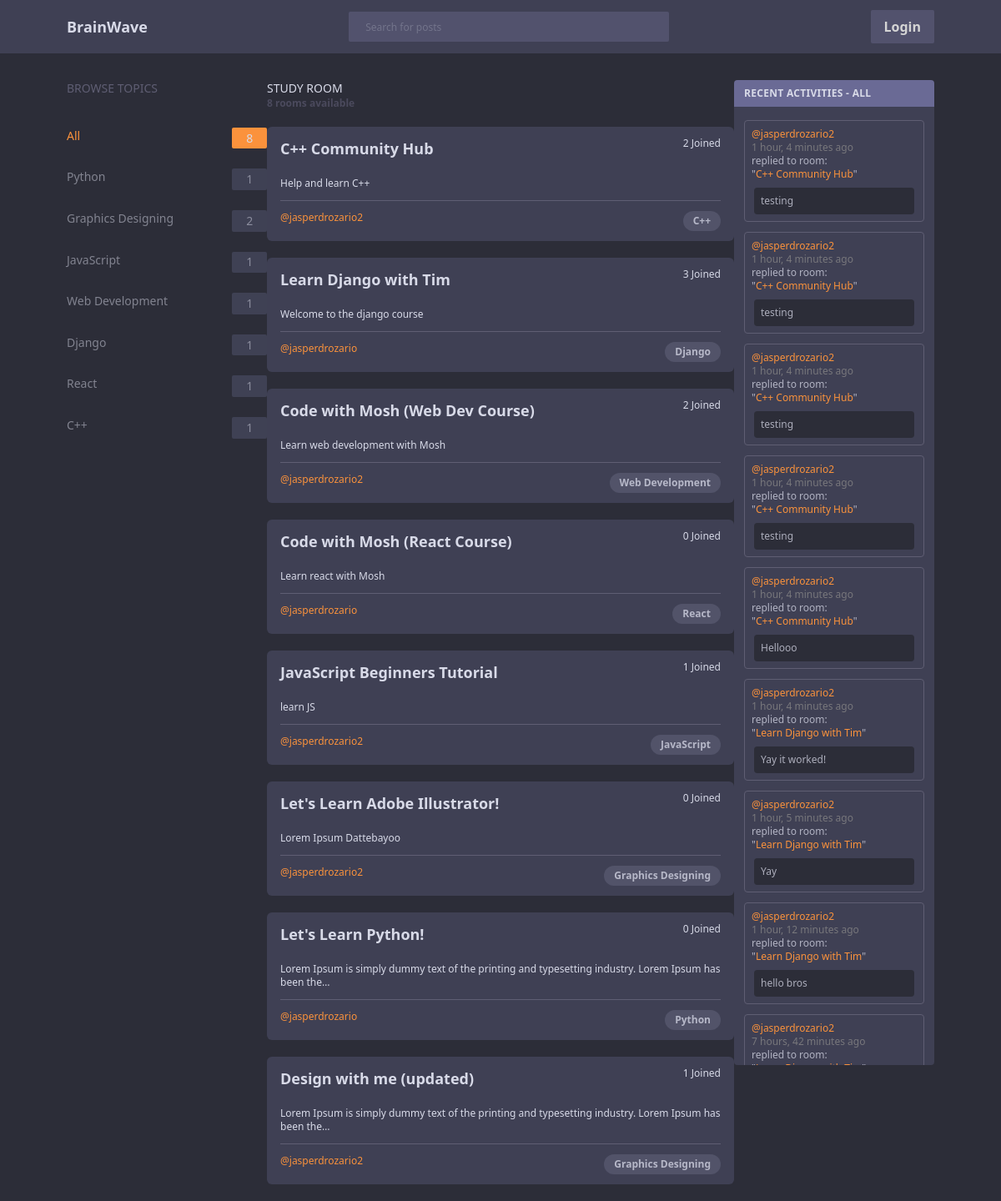
The page / on the database its author committed.
### base/models.py (models this page shows, shortened)
class Topic(models.Model):
    name = models.CharField(max_length=200)

class Room(models.Model):
    host = models.ForeignKey(User, on_delete=models.SET_NULL, null=True)
    topic = models.ForeignKey(Topic, on_delete=models.SET_NULL, related_name='rooms', null=True)
    name = models.CharField(max_length=200)
    description = models.TextField(null=True, blank=True, max_length=100)
    participants = models.ManyToManyField(User, related_name='participants', blank=True)
    updated = models.DateTimeField(auto_now=True)
    created = models.DateTimeField(auto_now_add=True)
    def __str__(self):
        return self.name
    class Meta:
        ordering = ['-updated', '-created']

class Message(models.Model):
    user = models.ForeignKey(User, on_delete=models.CASCADE)
    room = models.ForeignKey(Room, on_delete=models.CASCADE)
    body = models.TextField(max_length=1000)
    updated = models.DateTimeField(auto_now=True)
    created = models.DateTimeField(auto_now_add=True)
    class Meta:
        ordering = ['-updated', '-created']
    def __str__(self):
        return self.body[0:50]

### base/views.py (the view, shortened to what this page needs)
# urls.py: 2. Add a URL to urlpatterns:  path('', views.home, name='home')
def home(request):
  total_room_count = Room.objects.count()
  q = request.GET.get('q') if request.GET.get('q') != None else ''
  if len(q)>0 and ' ' in q[-1]:
    q = q.replace(' ', '+')
  print(q)
  rooms = Room.objects.filter(
    Q(topic__name__icontains = q) |
    Q(name__icontains = q) |
    Q(description__icontains = q)
  )
  room_count = rooms.count()
  if q == '':
    selected_topic = ''
  print(selected_topic)
  filtered_room_messages = []
  for room in rooms:
    room_messages = Message.objects.filter(room=room)
    filtered_room_messages.extend(room_messages)
  filtered_room_messages.sort(key=lambda event: event.created, reverse=True)
  topics = Topic.objects.all()
  isHomePage = True
  context = {'rooms': rooms, 'topics': topics, 'total_room_count': total_room_count, 'room_count': room_count, 'room_messages': filtered_room_messages, 'flag': isHomePage, 'selected_topic': selected_topic,}
  return render(request, 'base/home.html', context)

### base/templates/base/home.html
{% extends 'main.html' %} {% block content %}
<div class="flex justify-center">
  <div class="fixed left-[5rem] w-[15rem]">
    {% include 'base/topics_component.html' %}
  </div>
  <div class="flex-none w-[35rem]">
    {% include 'base/feed_component.html' %}
  </div>
  <div
    class="fixed rounded overflow-y-auto scrollbar-thin right-[5rem] w-[15rem] h-[82%]"
  >
    {% include 'base/activity_log_component.html' %}
  </div>
</div>
{% endblock %}

### base/templates/base/topics_component.html (shortened to what this page needs)
<p class="text-sm font-medium mb-[2.3rem] text-subtle-purple">BROWSE TOPICS</p>
<div class="flex justify-between text-sm font-medium mb-6 text-subtle-white/50">
  {% if selected_topic == '' %}
  <a class="text-orange-400" href="{% url 'home' %}">All</a>
  <div
    class="flex bg-orange-400 items-center justify-center rounded-sm w-[2.6rem] h-[1.6rem]"
  >
    <p class="text-subtle-white">{{total_room_count}}</p>
  </div>
  {% endif %}
</div>
{% for topic in topics %}
<div class="flex justify-between text-sm font-medium mb-6 text-subtle-white/50">
  {% if topic.name == selected_topic %}
  <a class="text-orange-400" href="{% url 'home' %}?q={{topic.name}}"
    >{{topic.name}}</a
  >
  <div
    class="flex bg-orange-400 items-center justify-center rounded-sm w-[2.6rem] h-[1.6rem]"
  >
    <p class="text-subtle-white">{{topic.rooms.all|length}}</p>
  </div>
  {% else %}
  <a class="hover:text-orange-400/75" href="{% url 'home' %}?q={{topic.name}}"
    >{{topic.name}}</a
  >
  <div
    class="flex bg-[#3F4154] items-center justify-center rounded-sm w-[2.6rem] h-[1.6rem]"
  >
    <p>{{topic.rooms.all|length}}</p>
  </div>
  {% endif %}
</div>
{% endfor %}

### base/templates/base/feed_component.html (shortened to what this page needs)
<div class="flex justify-between">
  <div class="flex-none">
    {% if not flag %}
    <p class="text-subtle-white text-sm font-medium">
      STUDY ROOM (@{{ user.username }})
    </p>
    {% else %}
    <p class="text-subtle-white text-sm font-medium">STUDY ROOM</p>
    {% endif %} {% if room_count > 1 %}
    <p class="text-xs font-bold text-[#4B4A5D]">
      {{room_count}} rooms available
    </p>
    {% elif room_count == 1 %}
    <p class="text-xs font-bold text-[#4B4A5D]">1 room available</p>
    {% else %}
    <p class="text-xs font-bold text-[#4B4A5D]">No rooms available</p>
    {% endif %}
  </div>
</div>
{% for room in rooms %}
<div
  class="my-5 py-3 px-4 rounded-md bg-theme-secondary hover:scale-[1.02] transition-transform duration-300"
>
  <div class="flex justify-between">
    <p class="mb-5 text-subtle-white text-lg font-semibold hover:underline">
      <a href="{% url 'room' room.id %}">{{room.name}}</a>
    </p>
    <p class="mb-3 text-xs font-medium text-subtle-white">
      {{room.participants.all|length}} Joined
    </p>
  </div>
  <div>
    <p class="mb-3 text-xs text-subtle-white">
      {{room.description|truncatechars:100}}
    </p>
    <hr class="border-t-[1px] border-subtle-purple" />
  </div>
  <div class="flex justify-between mt-3">
    <div class="flex-none">
      <p class="text-orange-400 text-xs hover:underline">
        <a href="{% url 'user-profile' room.host.id %}"
          >@{{room.host.username}}</a
        >
      </p>
    </div>
    <div class="flex-none px-3 py-1 rounded-xl bg-[#525369]">
      <p class="text-subtle-white/75 text-xs font-bold">{{room.topic.name}}</p>
    </div>
  </div>
</div>
{% endfor %}

### base/templates/base/activity_log_component.html
<div class="bg-theme-secondary">
  <p
    class="text-xs font-bold px-3 py-2 text-subtle-white tracking-wide bg-light-lavender"
  >
    {% if flag %} RECENT ACTIVITIES - ALL {% else %} RECENT ACTIVITIES -
    @{{user.username}} {% endif %}
  </p>
  <div class="py-1">
    {% for message in room_messages %}
    <div class="rounded border-subtle-purple p-2 m-3 border-[0.3px]">
      <p class="text-xs text-orange-400">
        <a href="{% url 'user-profile' message.user.id %}">@{{message.user}}</a>
      </p>
      <p class="text-xs text-[#78777C] font-medium">
        {{message.created|timesince}} ago
      </p>
      <p class="text-xs text-subtle-white/75">
        replied to room: <br />
        "<a class="text-orange-400" href="{% url 'room' message.room.id %}"
          >{{message.room}}</a
        >"
      </p>
      <div class="mx-[3px] mt-2 p-2 rounded bg-theme-primary">
        <p class="text-xs text-subtle-white/75">{{message}}</p>
      </div>
    </div>
    {% endfor %}
  </div>
</div>

### static/styles/main.css (style rules this page uses)
html, :host { line-height: 1.5; -webkit-text-size-adjust: 100%; -moz-tab-size: 4; -o-tab-size: 4; tab-size: 4; font-family: ui-sans-serif, system-ui, sans-serif, "Apple Color Emoji", "Segoe UI Emoji", "Segoe UI Symbol", "Noto Color Emoji"; font-feature-settings: normal; font-variation-settings: normal; -webkit-tap-highlight-color: transparent; }
body { margin: 0; line-height: inherit; }
hr { height: 0; color: inherit; border-top-width: 1px; }
a { color: inherit; text-decoration: inherit; }
blockquote, dl, dd, h1, h2, h3, h4, h5, h6, hr, figure, p, pre { margin: 0; }
* { scrollbar-color: initial; scrollbar-width: initial; }
.fixed { position: fixed; }
.left-\[5rem\] { left: 5rem; }
.right-\[5rem\] { right: 5rem; }
.m-3 { margin: 0.75rem; }
.mx-\[3px\] { margin-left: 3px; margin-right: 3px; }
.my-5 { margin-top: 1.25rem; margin-bottom: 1.25rem; }
.mb-3 { margin-bottom: 0.75rem; }
.mb-5 { margin-bottom: 1.25rem; }
.mb-6 { margin-bottom: 1.5rem; }
.mb-\[2\.3rem\] { margin-bottom: 2.3rem; }
.mt-2 { margin-top: 0.5rem; }
.mt-3 { margin-top: 0.75rem; }
.flex { display: flex; }
.h-\[1\.6rem\] { height: 1.6rem; }
.h-\[82\%\] { height: 82%; }
.w-\[15rem\] { width: 15rem; }
.w-\[2\.6rem\] { width: 2.6rem; }
.w-\[35rem\] { width: 35rem; }
.flex-none { flex: none; }
.items-center { align-items: center; }
.justify-center { justify-content: center; }
.justify-between { justify-content: space-between; }
.overflow-y-auto { overflow-y: auto; }
.rounded { border-radius: 0.25rem; }
.rounded-md { border-radius: 0.375rem; }
.rounded-sm { border-radius: 0.125rem; }
.rounded-xl { border-radius: 0.75rem; }
.border-\[0\.3px\] { border-width: 0.3px; }
.border-t-\[1px\] { border-top-width: 1px; }
.border-subtle-purple { --tw-border-opacity: 1; border-color: rgb(95 94 115 / var(--tw-border-opacity)); }
.bg-\[\#3F4154\] { --tw-bg-opacity: 1; background-color: rgb(63 65 84 / var(--tw-bg-opacity)); }
.bg-\[\#525369\] { --tw-bg-opacity: 1; background-color: rgb(82 83 105 / var(--tw-bg-opacity)); }
.bg-light-lavender { --tw-bg-opacity: 1; background-color: rgb(106 106 149 / var(--tw-bg-opacity)); }
.bg-orange-400 { --tw-bg-opacity: 1; background-color: rgb(251 146 60 / var(--tw-bg-opacity)); }
.bg-theme-primary { --tw-bg-opacity: 1; background-color: rgb(44 45 56 / var(--tw-bg-opacity)); }
.bg-theme-secondary { --tw-bg-opacity: 1; background-color: rgb(63 64 84 / var(--tw-bg-opacity)); }
.p-2 { padding: 0.5rem; }
.px-3 { padding-left: 0.75rem; padding-right: 0.75rem; }
.px-4 { padding-left: 1rem; padding-right: 1rem; }
.py-1 { padding-top: 0.25rem; padding-bottom: 0.25rem; }
.py-2 { padding-top: 0.5rem; padding-bottom: 0.5rem; }
.py-3 { padding-top: 0.75rem; padding-bottom: 0.75rem; }
.pt-\[6rem\] { padding-top: 6rem; }
.text-lg { font-size: 1.125rem; line-height: 1.75rem; }
.text-sm { font-size: 0.875rem; line-height: 1.25rem; }
.text-xs { font-size: 0.75rem; line-height: 1rem; }
.font-bold { font-weight: 700; }
.font-medium { font-weight: 500; }
.font-semibold { font-weight: 600; }
.tracking-wide { letter-spacing: 0.025em; }
.text-\[\#4B4A5D\] { --tw-text-opacity: 1; color: rgb(75 74 93 / var(--tw-text-opacity)); }
.text-\[\#78777C\] { --tw-text-opacity: 1; color: rgb(120 119 124 / var(--tw-text-opacity)); }
.text-orange-400 { --tw-text-opacity: 1; color: rgb(251 146 60 / var(--tw-text-opacity)); }
.text-subtle-purple { --tw-text-opacity: 1; color: rgb(95 94 115 / var(--tw-text-opacity)); }
.text-subtle-white { --tw-text-opacity: 1; color: rgb(216 218 232 / var(--tw-text-opacity)); }
.text-subtle-white\/50 { color: rgb(216 218 232 / 0.5); }
.text-subtle-white\/75 { color: rgb(216 218 232 / 0.75); }
.subpixel-antialiased { -webkit-font-smoothing: auto; -moz-osx-font-smoothing: auto; }
.transition-transform { transition-property: transform; transition-timing-function: cubic-bezier(0.4, 0, 0.2, 1); transition-duration: 150ms; }
.duration-300 { transition-duration: 300ms; }
.scrollbar-thin { scrollbar-width: thin; scrollbar-color: var(--scrollbar-thumb, initial) var(--scrollbar-track, initial); }

### rows shown on the page
Topic: name "Python", rooms.all|length "1"
Topic: name "Graphics Designing", rooms.all|length "2"
Topic: name "JavaScript", rooms.all|length "1"
Topic: name "Web Development", rooms.all|length "1"
Topic: name "Django", rooms.all|length "1"
Topic: name "React", rooms.all|length "1"
Topic: name "C++", rooms.all|length "1"
Room: name "C++ Community Hub", participants.all|length "2", description "Help and learn C++", host.username "jasperdrozario2", topic.name "C++"
Room: name "Learn Django with Tim", participants.all|length "3", description "Welcome to the django course", host.username "jasperdrozario", topic.name "Django"
Room: name "Code with Mosh (Web Dev Course)", participants.all|length "2", description "Learn web development with Mosh", host.username "jasperdrozario2", topic.name "Web Development"
Room: name "Code with Mosh (React Course)", participants.all|length "0", description "Learn react with Mosh", host.username "jasperdrozario", topic.name "React"
Room: name "JavaScript Beginners Tutorial", participants.all|length "1", description "learn JS", host.username "jasperdrozario2", topic.name "JavaScript"
Room: name "Let's Learn Adobe Illustrator!", participants.all|length "0", description "Lorem Ipsum Dattebayoo", host.username "jasperdrozario2", topic.name "Graphics Designing"
Room: name "Let's Learn Python!", participants.all|length "0", description "Lorem Ipsum is simply dummy text of the printing and typesetting industry. Lorem Ipsum has been the…", host.username "jasperdrozario", topic.name "Python"
Room: name "Design with me (updated)", participants.all|length "1", description "Lorem Ipsum is simply dummy text of the printing and typesetting industry. Lorem Ipsum has been the…", host.username "jasperdrozario2", topic.name "Graphics Designing"
Message: user "jasperdrozario2", created "1 hour, 4 minutes", room "C++ Community Hub", body "testing"
Message: user "jasperdrozario2", created "1 hour, 4 minutes", room "C++ Community Hub", body "testing"
Message: user "jasperdrozario2", created "1 hour, 4 minutes", room "C++ Community Hub", body "testing"
Message: user "jasperdrozario2", created "1 hour, 4 minutes", room "C++ Community Hub", body "testing"
Message: user "jasperdrozario2", created "1 hour, 4 minutes", room "C++ Community Hub", body "Hellooo"
Message: user "jasperdrozario2", created "1 hour, 4 minutes", room "Learn Django with Tim", body "Yay it worked!"
Message: user "jasperdrozario2", created "1 hour, 5 minutes", room "Learn Django with Tim", body "Yay"
Message: user "jasperdrozario2", created "1 hour, 12 minutes", room "Learn Django with Tim", body "hello bros"
Message: user "jasperdrozario2", created "7 hours, 42 minutes"

### other values the page prints
{{ total_room_count }} "8"
{{ room_count }} "8"
